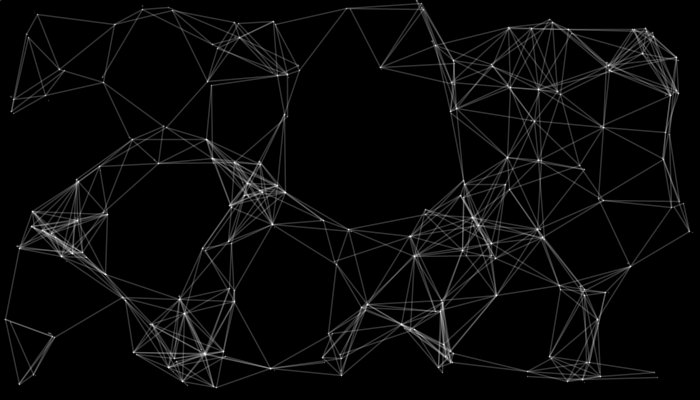
Frame 1 (no input)
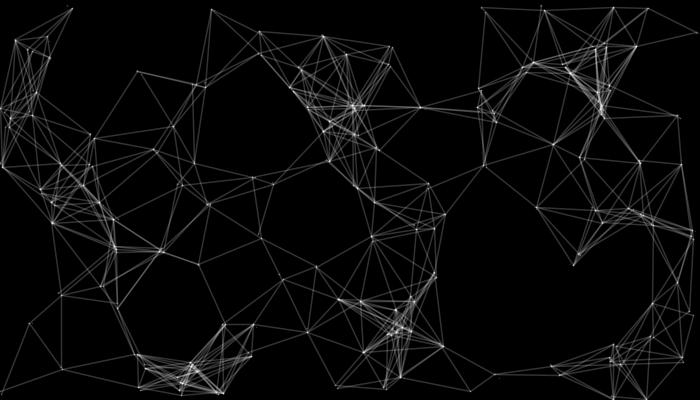
Frame 60 (the mouse pressed at the canvas centre just before this capture)
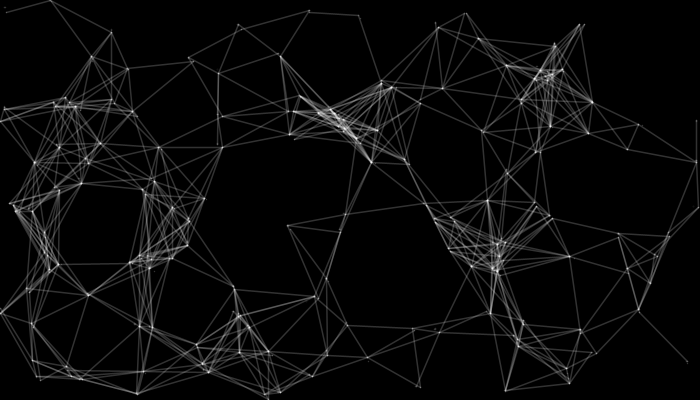
Frame 120 (the mouse held since frame 60 and released just before this capture)

The Processing sketch that drew these frames (run headless with seeded random() and noise(); from frame 60 on, the mouse is pressed at the canvas centre):

// Processing sketch: processing_36256
// ── processing_36256.pde

//////////////////////////////////////////  
int amountlines = 150;      
float speed = 5;
float c_size = 0.5;

float[] pointsX = new float[1000];          
float[] pointsY = new float[1000];          
float[] x = new float[1000];          
float[] y = new float[1000]; 
//////////////////////////////////////////  



void setup() {

  size(700, 400);
  smooth();
  frameRate(10);
 
 
 
  for (int a = 0; a < amountlines; a++) {
    pointsX[a] = random(0, 700);         
    pointsY[a] = random(0, 400);         
    x[a] = pointsX[a];                    
    y[a] = pointsY[a]; 
  }
}
  
void draw(){
   background(0);
   
   float pull = 2.5;
   

  for (int a = 0; a < amountlines+1; a++) {
    fill(255,80);
    ellipse(x[a],y[a],c_size,c_size); 
    x[a] = x[a] + random(0,speed);
    y[a] = y[a] + random(0,speed);
  
  if (mousePressed == true)
  {  
   if (mouseButton == LEFT)
    {
      if(x[a] < mouseX){
      x[a] += pull;
    }
    else if(x[a] > mouseX){
    x[a] -= pull;
  }
 if (y[a] < mouseY){
 y[a] += pull;
 }
else if (y[a] > mouseY){
 y[a] -= pull;
} 
  }
    
    if (mouseButton == RIGHT)
    {
     if(x[a] > mouseX){
      x[a] += pull;
    }
    else if(x[a] < mouseX){
    x[a] -= pull;
  }
 if (y[a] > mouseY){
 y[a] += pull;
 }
else if (y[a] < mouseY){
 y[a] -= pull;
} 
    }
  }
  
    if(x[a] > width) {
      x[a] = 0;
    }
    if(y[a] > height) {
      y[a] = 0;
      
    }
  
stroke(255,50);
    strokeWeight(1.5);
    for (int b = a; b < amountlines; b++) {
      if (dist(x[b], y[b], x[a], y[a]) < 80) {
        line(x[b], y[b], x[a], y[a]);
      }
    }
  
  }
}
void keyReleased(){
 if( key == ' ' ){
 setup();
}
}
